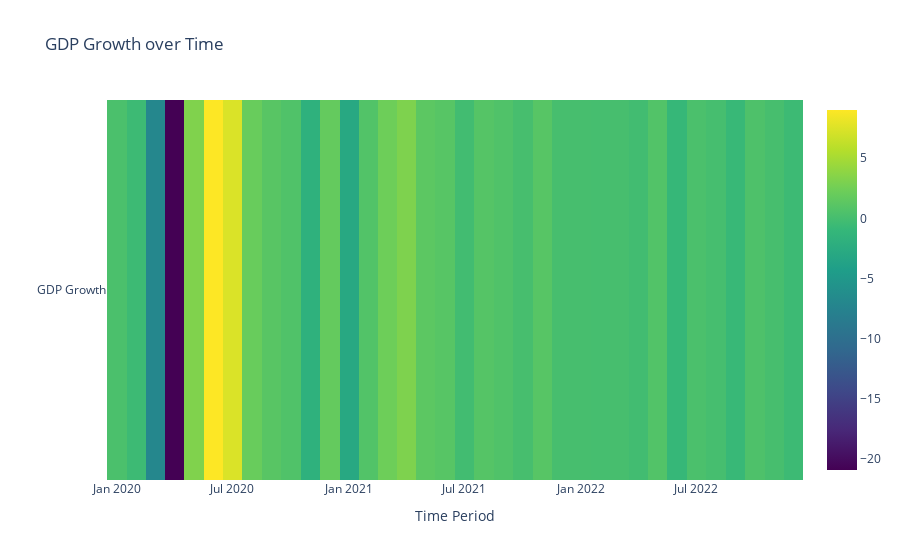

Notebook source saved alongside this figure:
### Code cell
fig = go.Figure(data=go.Heatmap(
                   z=[data['GDP Growth']],
                   x=data.index,
                   y=['GDP Growth'],
                   colorscale='Viridis'))

fig.update_layout(title='GDP Growth over Time',
                  xaxis_title='Time Period',
                  yaxis_title='')
fig.show()

### Figure 1 — Plotly figure (JSON) as saved in the notebook; plotly's stock layout.template omitted (floating-point values rounded to 4 significant figures)
{"data": [{"colorscale": [[0, "#440154"], [0.1111, "#482878"], [0.2222, "#3e4989"], [0.3333, "#31688e"], [0.4444, "#26828e"], [0.5556, "#1f9e89"], [0.6667, "#35b779"], [0.7778, "#6ece58"], [0.8889, "#b5de2b"], [1, "#fde725"]], "x": ["2020-01-01T00:00:00", "2020-02-01T00:00:00", "2020-03-01T00:00:00", "2020-04-01T00:00:00", "2020-05-01T00:00:00", "2020-06-01T00:00:00", "2020-07-01T00:00:00", "2020-08-01T00:00:00", "2020-09-01T00:00:00", "2020-10-01T00:00:00", "2020-11-01T00:00:00", "2020-12-01T00:00:00", "2021-01-01T00:00:00", "2021-02-01T00:00:00", "2021-03-01T00:00:00", "2021-04-01T00:00:00", "2021-05-01T00:00:00", "2021-06-01T00:00:00", "2021-07-01T00:00:00", "2021-08-01T00:00:00", "2021-09-01T00:00:00", "2021-10-01T00:00:00", "2021-11-01T00:00:00", "2021-12-01T00:00:00", "2022-01-01T00:00:00", "2022-02-01T00:00:00", "2022-03-01T00:00:00", "2022-04-01T00:00:00", "2022-05-01T00:00:00", "2022-06-01T00:00:00", "2022-07-01T00:00:00", "2022-08-01T00:00:00", "2022-09-01T00:00:00", "2022-10-01T00:00:00", "2022-11-01T00:00:00", "2022-12-01T00:00:00"], "y": ["GDP Growth"], "z": [[0.3, -0.5, -7, -20.9, 3.2, 9, 7.4, 2, 1.1, 0.6, -1.8, 1.8, -2.9, 0.7, 2.3, 3.1, 1.3, 1, -0.2, 0.9, 0.6, 0.1, 1, 0.1, 0.1, 0, 0.1, -0.2, 0.7, -0.9, 0.3, 0, -0.8, 0.5, 0.1, -0.5]], "type": "heatmap"}], "layout": {"title": {"text": "GDP Growth over Time"}, "xaxis": {"title": {"text": "Time Period"}}, "yaxis": {"title": {"text": ""}}}}
